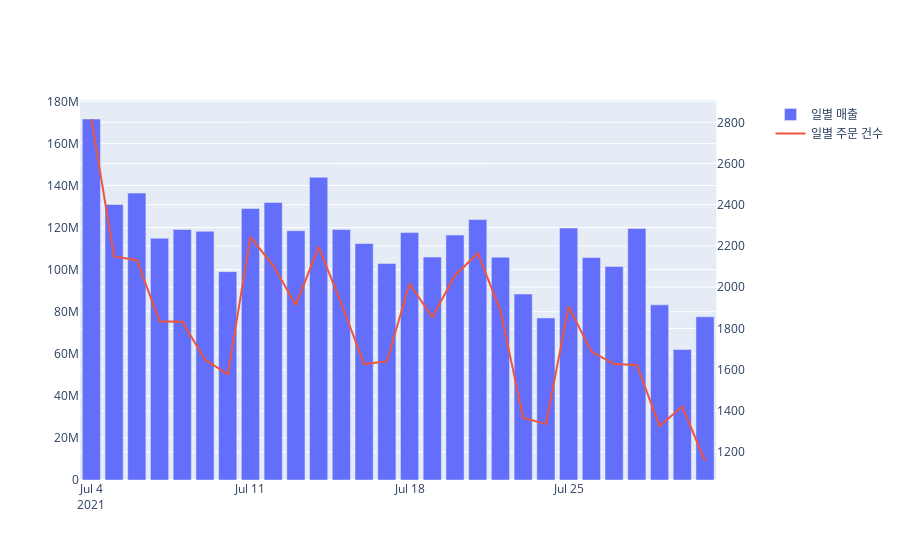

Here is the notebook cell this chart was saved with:
### Markdown cell above
![image.png](attachment:41085d69-e96f-4fa1-bc1b-d4f1f4d8a67b.png)
- 7월 전체 매출은 하향 추세이다.
- 매주 일요일(7-4, 7-11, 7-18, 7-25), 7월7일을 제외한 수요일(7-14, 7-21, 7-28)에 주기적으로 매출이 상승한다.
- 목요일부터 토요일까지는 매출이 햐향 추세이다.

### Code cell
# 일별 매출 및 주문 건수
fig = make_subplots(specs=[[{'secondary_y':True}]])
fig.add_trace(go.Bar(name='일별 매출' 
                     , x=df['date']
                     , y=df['sales'])
                     , secondary_y=False
                     )
fig.add_trace(go.Scatter(name='일별 주문 건수', x=df['date'], y=df['daily_ord_cnt'])
							, secondary_y=True)

### Figure 1 — Plotly figure (JSON) as saved in the notebook; plotly's stock layout.template omitted (floating-point values rounded to 4 significant figures)
{"data": [{"name": "일별 매출", "type": "bar", "x": ["2021-07-04", "2021-07-05", "2021-07-06", "2021-07-07", "2021-07-08", "2021-07-09", "2021-07-10", "2021-07-11", "2021-07-12", "2021-07-13", "2021-07-14", "2021-07-15", "2021-07-16", "2021-07-17", "2021-07-18", "2021-07-19", "2021-07-20", "2021-07-21", "2021-07-22", "2021-07-23", "2021-07-24", "2021-07-25", "2021-07-26", "2021-07-27", "2021-07-28", "2021-07-29", "2021-07-30", "2021-07-31"], "xaxis": "x", "y": [171613020, 131001410, 136426530, 114904944, 119097030, 118223970, 99051744, 129079544, 131912064, 118485024, 143902530, 119068176, 112425904, 102961360, 117604600, 105969850, 116455824, 123795416, 105936530, 88422304, 77059456, 119768416, 105750160, 101509144, 119533984, 83252744, 61994872, 77604600], "yaxis": "y"}, {"name": "일별 주문 건수", "type": "scatter", "x": ["2021-07-04", "2021-07-05", "2021-07-06", "2021-07-07", "2021-07-08", "2021-07-09", "2021-07-10", "2021-07-11", "2021-07-12", "2021-07-13", "2021-07-14", "2021-07-15", "2021-07-16", "2021-07-17", "2021-07-18", "2021-07-19", "2021-07-20", "2021-07-21", "2021-07-22", "2021-07-23", "2021-07-24", "2021-07-25", "2021-07-26", "2021-07-27", "2021-07-28", "2021-07-29", "2021-07-30", "2021-07-31"], "xaxis": "x", "y": [2816, 2149, 2131, 1835, 1833, 1649, 1577, 2243, 2105, 1914, 2196, 1920, 1627, 1640, 2017, 1855, 2057, 2165, 1887, 1367, 1336, 1906, 1688, 1627, 1623, 1327, 1421, 1157], "yaxis": "y2"}], "layout": {"autosize": true, "xaxis": {"anchor": "y", "autorange": true, "domain": [0, 0.94], "range": ["2021-07-03 12:00", "2021-07-31 12:00"], "type": "date"}, "yaxis": {"anchor": "x", "autorange": true, "domain": [0, 1], "range": [0, 180600000.0], "type": "linear"}, "yaxis2": {"anchor": "x", "autorange": true, "overlaying": "y", "range": [1065.0, 2908.0], "side": "right", "type": "linear"}}}
